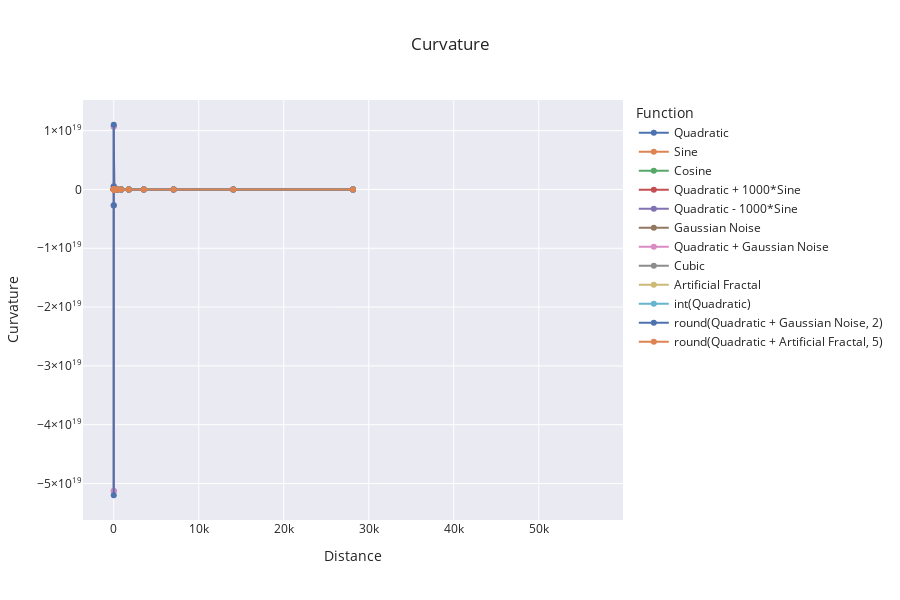

The notebook cell saved with this chart:
### Code cell
# Create a Plotly figure
fig = go.Figure()

# Plotting directly from grouped data
for column in curvature.columns[1:]:  # Skipping the first column, which is 'Distance'
    fig.add_trace(go.Scatter(
        x=curvature['Distance'],
        y=curvature[column],
        mode='lines+markers',
        name=column,
    ))

# Set axis labels and title with adjusted figure dimensions
fig.update_layout(
    title=f'Curvature',
    xaxis_title='Distance',
    yaxis_title='Curvature',
    legend_title='Function',
    template='seaborn',
    height=600,
)


# Show the figure
fig.show()
